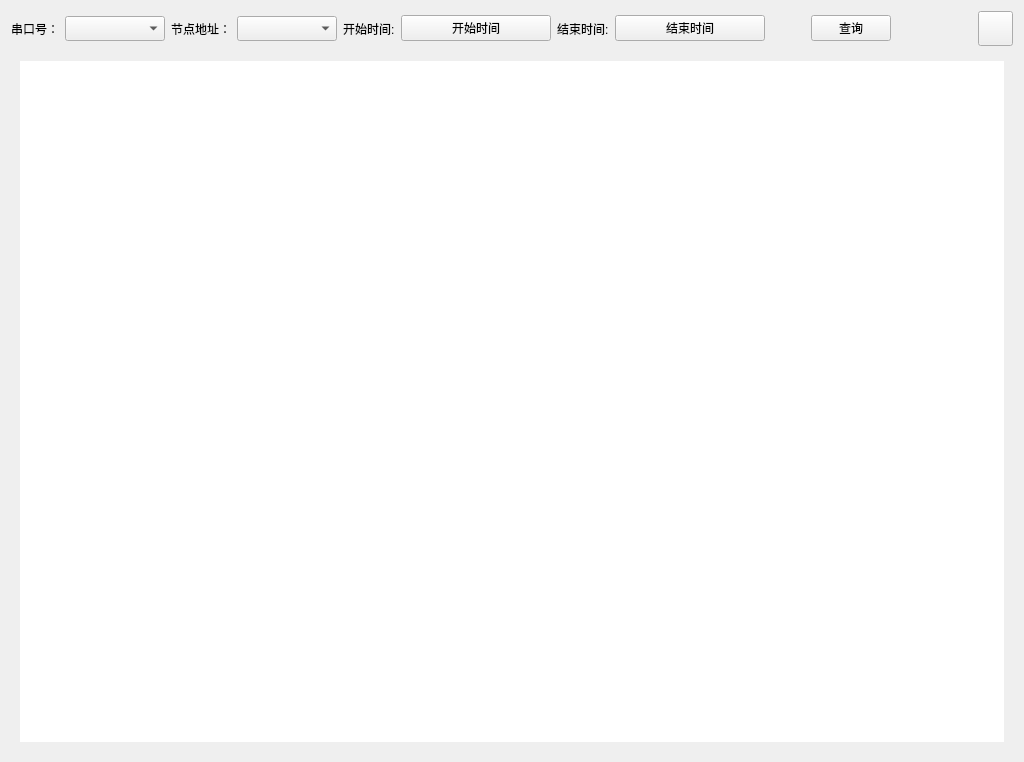
<?xml version="1.0" encoding="UTF-8"?>
<ui version="4.0">
 <class>OriginalDataDisplay</class>
 <widget class="QWidget" name="OriginalDataDisplay">
  <property name="geometry">
   <rect>
    <x>0</x>
    <y>0</y>
    <width>1024</width>
    <height>762</height>
   </rect>
  </property>
  <property name="windowTitle">
   <string>原始数据展示</string>
  </property>
  <layout class="QVBoxLayout" name="verticalLayout">
   <item>
    <layout class="QHBoxLayout" name="horizontalLayout_8">
     <item>
      <layout class="QHBoxLayout" name="horizontalLayout_7">
       <item>
        <layout class="QHBoxLayout" name="horizontalLayout_3">
         <item>
          <layout class="QHBoxLayout" name="horizontalLayout">
           <item>
            <widget class="QLabel" name="label">
             <property name="text">
              <string>串口号：</string>
             </property>
            </widget>
           </item>
           <item>
            <widget class="QComboBox" name="cbx_ports">
             <property name="minimumSize">
              <size>
               <width>100</width>
               <height>25</height>
              </size>
             </property>
            </widget>
           </item>
          </layout>
         </item>
         <item>
          <layout class="QHBoxLayout" name="horizontalLayout_2">
           <item>
            <widget class="QLabel" name="label_2">
             <property name="text">
              <string>节点地址：</string>
             </property>
            </widget>
           </item>
           <item>
            <widget class="QComboBox" name="cbx_addrs">
             <property name="minimumSize">
              <size>
               <width>100</width>
               <height>25</height>
              </size>
             </property>
            </widget>
           </item>
          </layout>
         </item>
        </layout>
       </item>
       <item>
        <layout class="QHBoxLayout" name="horizontalLayout_6">
         <item>
          <layout class="QHBoxLayout" name="horizontalLayout_4">
           <item>
            <widget class="QLabel" name="label_3">
             <property name="minimumSize">
              <size>
               <width>0</width>
               <height>25</height>
              </size>
             </property>
             <property name="text">
              <string>开始时间:</string>
             </property>
            </widget>
           </item>
           <item>
            <widget class="CDateTimeButton" name="pbt_startTime">
             <property name="minimumSize">
              <size>
               <width>150</width>
               <height>25</height>
              </size>
             </property>
             <property name="text">
              <string>开始时间</string>
             </property>
            </widget>
           </item>
          </layout>
         </item>
         <item>
          <layout class="QHBoxLayout" name="horizontalLayout_5">
           <item>
            <widget class="QLabel" name="label_4">
             <property name="minimumSize">
              <size>
               <width>0</width>
               <height>25</height>
              </size>
             </property>
             <property name="text">
              <string>结束时间:</string>
             </property>
            </widget>
           </item>
           <item>
            <widget class="CDateTimeButton" name="pbt_endTime">
             <property name="minimumSize">
              <size>
               <width>150</width>
               <height>25</height>
              </size>
             </property>
             <property name="text">
              <string>结束时间</string>
             </property>
            </widget>
           </item>
          </layout>
         </item>
        </layout>
       </item>
       <item>
        <spacer name="horizontalSpacer">
         <property name="orientation">
          <enum>Qt::Horizontal</enum>
         </property>
         <property name="sizeType">
          <enum>QSizePolicy::Preferred</enum>
         </property>
         <property name="sizeHint" stdset="0">
          <size>
           <width>40</width>
           <height>20</height>
          </size>
         </property>
        </spacer>
       </item>
       <item>
        <widget class="QPushButton" name="pbt_queryDatas">
         <property name="minimumSize">
          <size>
           <width>0</width>
           <height>25</height>
          </size>
         </property>
         <property name="text">
          <string>查询</string>
         </property>
        </widget>
       </item>
      </layout>
     </item>
     <item>
      <spacer name="horizontalSpacer_2">
       <property name="orientation">
        <enum>Qt::Horizontal</enum>
       </property>
       <property name="sizeHint" stdset="0">
        <size>
         <width>40</width>
         <height>20</height>
        </size>
       </property>
      </spacer>
     </item>
     <item>
      <widget class="QPushButton" name="pbt_switchPage">
       <property name="minimumSize">
        <size>
         <width>35</width>
         <height>35</height>
        </size>
       </property>
       <property name="maximumSize">
        <size>
         <width>35</width>
         <height>35</height>
        </size>
       </property>
       <property name="styleSheet">
        <string notr="true">border-image: url(:/image/menu_black.png);</string>
       </property>
       <property name="text">
        <string/>
       </property>
      </widget>
     </item>
    </layout>
   </item>
   <item>
    <widget class="QStackedWidget" name="stackedWidget">
     <property name="currentIndex">
      <number>1</number>
     </property>
     <widget class="QWidget" name="pageGraphDisplay">
      <layout class="QGridLayout" name="gridLayout_2">
       <item row="0" column="0">
        <widget class="QCustomPlot" name="customplot" native="true">
         <property name="sizePolicy">
          <sizepolicy hsizetype="Expanding" vsizetype="Expanding">
           <horstretch>0</horstretch>
           <verstretch>0</verstretch>
          </sizepolicy>
         </property>
        </widget>
       </item>
      </layout>
     </widget>
     <widget class="QWidget" name="pageTableDisplay">
      <layout class="QGridLayout" name="gridLayout">
       <item row="0" column="0">
        <widget class="QTableView" name="tableView">
         <property name="frameShape">
          <enum>QFrame::NoFrame</enum>
         </property>
         <property name="editTriggers">
          <set>QAbstractItemView::NoEditTriggers</set>
         </property>
         <attribute name="horizontalHeaderDefaultSectionSize">
          <number>160</number>
         </attribute>
        </widget>
       </item>
      </layout>
     </widget>
    </widget>
   </item>
  </layout>
 </widget>
 <customwidgets>
  <customwidget>
   <class>CDateTimeButton</class>
   <extends>QPushButton</extends>
   <header>components/cdatetimebutton.h</header>
  </customwidget>
  <customwidget>
   <class>QCustomPlot</class>
   <extends>QWidget</extends>
   <header>components/qcustomplot.h</header>
   <container>1</container>
  </customwidget>
 </customwidgets>
 <resources/>
 <connections/>
</ui>
